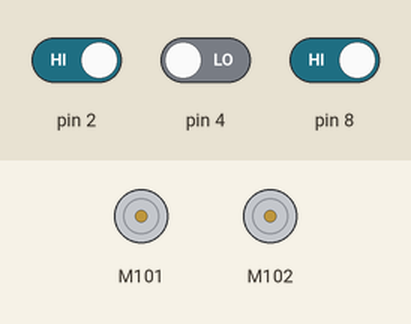
Simulated run of this sketch. Board: Arduino Uno, built with avr-gcc and run on an emulated ATmega328P. On the bench: 2 × DC motor (green arrow = forward, orange = backward, longer = faster). Inputs (shaded band) come from the test bench; at power-on: pin 2 HIGH, pin 8 HIGH, pin 4 LOW.

Above: at 1.2 s.
1.3 s: pin 2 driven LOW
At 1.8 s:
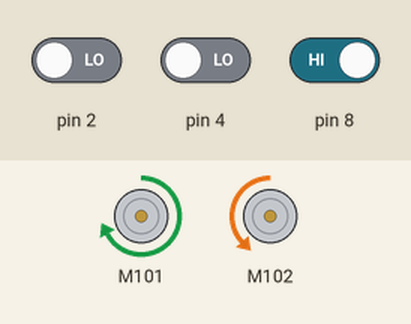
2.8 s: pin 2 driven HIGH and pin 8 driven LOW
At 4.0 s:
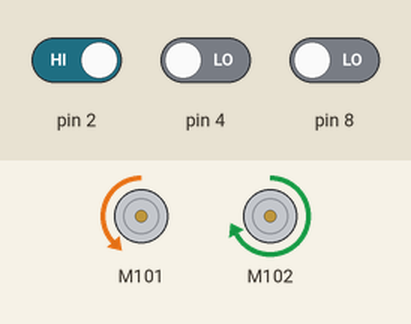
4.3 s: pin 4 driven HIGH
At 5.3 s:
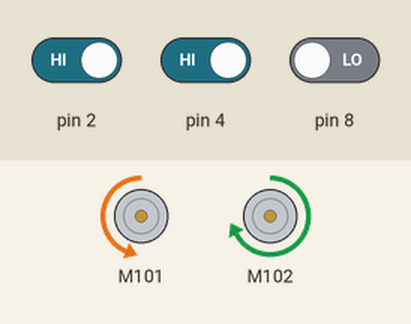
5.8 s: pin 2 driven LOW
At 6.4 s:
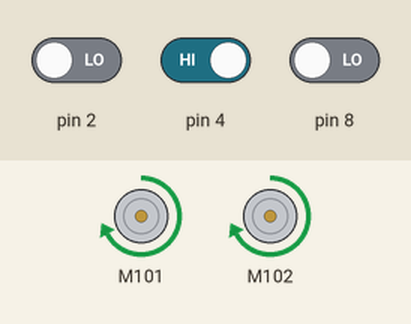
7.3 s: pin 2 driven HIGH
At 7.6 s:
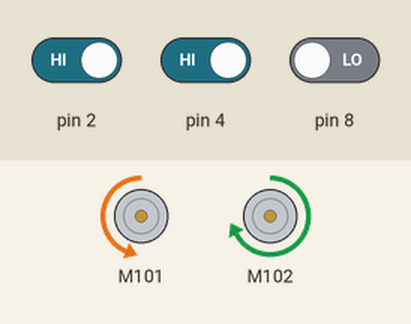
8.8 s: pin 4 driven LOW
At 9.9 s:
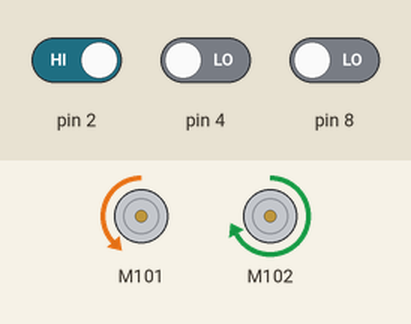
Timing chart, 0 to 11.3 s (numbered marks = the images above; inputs shaded):
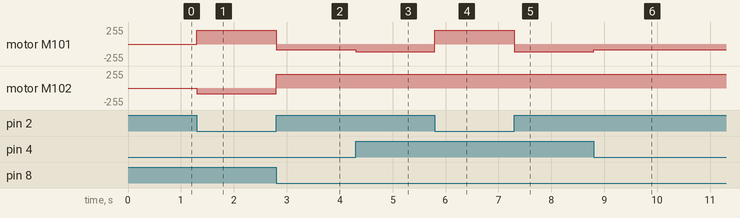

The sketch:

sketch_jun18a.ino
```cpp
//Bibliotheque pour piloter les moteurs I2C
#include "Grove_I2C_Motor_Driver.h"
// adresse materiel par defaut de la commande
#define I2C_Adress 0x0f

/*-------définir les Entrees------*/
int RS ;  // Right Sensor
int MS ;  //Middle Sensor
int LS ;  //Left sensor

void setup() {
  // put your setup code here, to run once:
Motor.begin(I2C_Adress);
  pinMode(RS, INPUT);
  pinMode(MS, INPUT);
  pinMode(LS, INPUT);
  Serial.begin(9600);
}

void loop() {
  // put your main code here, to run repeatedly:
RS = digitalRead(8);
MS = digitalRead(4);
LS = digitalRead(2);

if(RS ==0 && MS ==1 && LS == 0){
 Motor.speed(MOTOR1,80 );
 Motor.speed(MOTOR2,80);
}
//m2=rs m1 = ls
if(RS ==0 && MS ==1 && LS ==1){
 Motor.speed(MOTOR1, -45);
 Motor.speed(MOTOR2,80);
}

if(RS ==1 && MS ==1 && LS ==0){
 Motor.speed(MOTOR1,80);
 Motor.speed(MOTOR2,-35);
  }

  if(RS ==0 && MS ==0 && LS ==1){
 Motor.speed(MOTOR1, -35);
 Motor.speed(MOTOR2,80);
}

if(RS ==1 && MS ==0 && LS ==0){
 Motor.speed(MOTOR1,80);
 Motor.speed(MOTOR2,-35);
  }
 }
```

Measured:
- after the input at 1.3 s, motor M101: stopped → forward 204/255 at once; motor M102: stopped → backward 89/255 at once
- after the input at 2.8 s, motor M101: forward 204/255 → backward 89/255 at once; motor M102: backward 89/255 → forward 204/255 at once
- after the input at 4.3 s, motor M101: backward 89/255 → backward 114/255 at once
- after the input at 5.8 s, motor M101: backward 114/255 → forward 204/255 at once
- after the input at 7.3 s, motor M101: forward 204/255 → backward 114/255 at once
- after the input at 8.8 s, motor M101: backward 114/255 → backward 89/255 at once
